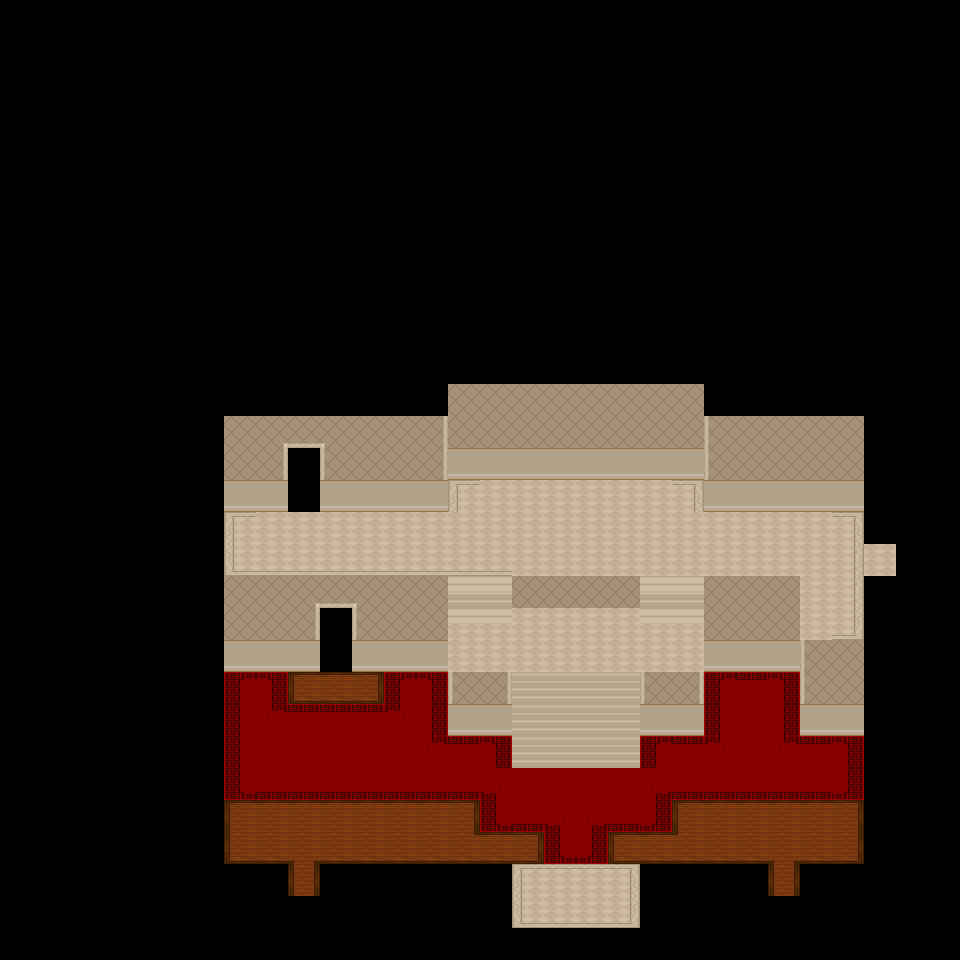

This is a level from a 2D game, rendered from its Tiled map with the project's own tilesets. A one-line summary and the complete map file follow:
An orthogonal 30x30 tile map with 32x32 px tiles, 3 tile layers (Tile Layer 1, Tile Layer 2, Tile Layer 3).

<map version="1.0" orientation="orthogonal" renderorder="right-down" width="30" height="30" tilewidth="32" tileheight="32" nextobjectid="1">
 <tileset firstgid="1" name="grand" tilewidth="32" tileheight="32" tilecount="80" columns="10">
  <image source="../tiles/grand.png" trans="ffffff" width="320" height="256" />
 </tileset>
 <layer name="Tile Layer 1" width="30" height="30">
  <data encoding="csv">
0,0,0,0,0,0,0,0,0,0,0,0,0,0,0,0,0,0,0,0,0,0,0,0,0,0,0,0,0,0,
0,0,0,0,0,0,0,0,0,0,0,0,0,0,0,0,0,0,0,0,0,0,0,0,0,0,0,0,0,0,
0,0,0,0,0,0,0,0,0,0,0,0,0,0,0,0,0,0,0,0,0,0,0,0,0,0,0,0,0,0,
0,0,0,0,0,0,0,0,0,0,0,0,0,0,0,0,0,0,0,0,0,0,0,0,0,0,0,0,0,0,
0,0,0,0,0,0,0,0,0,0,0,0,0,0,0,0,0,0,0,0,0,0,0,0,0,0,0,0,0,0,
0,0,0,0,0,0,0,0,0,0,0,0,0,0,0,0,0,0,0,0,0,0,0,0,0,0,0,0,0,0,
0,0,0,0,0,0,0,0,0,0,0,0,0,0,0,0,0,0,0,0,0,0,0,0,0,0,0,0,0,0,
0,0,0,0,0,0,0,0,0,0,0,0,0,0,0,0,0,0,0,0,0,0,0,0,0,0,0,0,0,0,
0,0,0,0,0,0,0,0,0,0,0,0,0,0,0,0,0,0,0,0,0,0,0,0,0,0,0,0,0,0,
0,0,0,0,0,0,0,0,0,0,0,0,0,0,0,0,0,0,0,0,0,0,0,0,0,0,0,0,0,0,
0,0,0,0,0,0,0,0,0,0,0,0,0,0,0,0,0,0,0,0,0,0,0,0,0,0,0,0,0,0,
0,0,0,0,0,0,0,0,0,0,0,0,0,0,0,0,0,0,0,0,0,0,0,0,0,0,0,0,0,0,
0,0,0,0,0,0,0,0,0,0,0,0,0,0,6,6,6,6,6,6,6,6,0,0,0,0,0,0,0,0,
0,0,0,0,0,0,0,6,6,6,6,6,6,6,6,6,6,6,6,6,6,6,6,6,6,6,6,0,0,0,
0,0,0,0,0,0,0,6,6,0,6,6,6,6,7,7,7,7,7,7,7,7,6,6,6,6,6,0,0,0,
0,0,0,0,0,0,0,7,7,0,7,7,7,7,5,5,5,5,5,5,5,5,7,7,7,7,7,0,0,0,
0,0,0,0,0,0,0,5,5,5,5,5,5,5,5,5,5,5,5,5,5,5,5,5,5,5,5,0,0,0,
0,0,0,0,0,0,0,5,5,5,5,5,5,5,5,5,5,5,5,5,5,5,5,5,5,5,5,0,0,0,
0,0,0,0,0,0,0,6,6,6,6,6,6,6,56,56,6,6,6,6,56,56,6,6,6,5,5,0,0,0,
0,0,0,0,0,0,0,6,6,6,0,6,6,6,5,5,5,5,5,5,5,5,6,6,6,5,5,0,0,0,
0,0,0,0,0,0,0,7,7,7,0,7,7,7,5,5,5,5,5,5,5,5,7,7,7,6,6,0,0,0,
0,0,0,0,0,0,0,1,1,39,39,39,1,1,6,6,56,56,56,56,6,6,1,1,1,6,6,0,0,0,
0,0,0,0,0,0,0,1,1,1,1,1,1,1,7,7,56,56,56,56,7,7,1,1,1,7,7,0,0,0,
0,0,0,0,0,0,0,1,1,1,1,1,1,1,1,1,56,56,56,56,1,1,1,1,1,1,1,0,0,0,
0,0,0,0,0,0,0,1,1,1,1,1,1,1,1,1,1,1,1,1,1,1,1,1,1,1,1,0,0,0,
0,0,0,0,0,0,0,39,39,39,39,39,39,39,39,1,1,1,1,1,1,39,39,39,39,39,39,0,0,0,
0,0,0,0,0,0,0,39,39,39,39,39,39,39,39,39,39,1,1,39,39,39,39,39,39,39,39,0,0,0,
0,0,0,0,0,0,0,0,0,39,0,0,0,0,0,0,5,5,5,5,0,0,0,0,39,0,0,0,0,0,
0,0,0,0,0,0,0,0,0,0,0,0,0,0,0,0,5,5,5,5,0,0,0,0,0,0,0,0,0,0,
0,0,0,0,0,0,0,0,0,0,0,0,0,0,0,0,0,0,0,0,0,0,0,0,0,0,0,0,0,0
</data>
 </layer>
 <layer name="Tile Layer 2" width="30" height="30">
  <data encoding="csv">
0,0,0,0,0,0,0,0,0,0,0,0,0,0,0,0,0,0,0,0,0,0,0,0,0,0,0,0,0,0,
0,0,0,0,0,0,0,0,0,0,0,0,0,0,0,0,0,0,0,0,0,0,0,0,0,0,0,0,0,0,
0,0,0,0,0,0,0,0,0,0,0,0,0,0,0,0,0,0,0,0,0,0,0,0,0,0,0,0,0,0,
0,0,0,0,0,0,0,0,0,0,0,0,0,0,0,0,0,0,0,0,0,0,0,0,0,0,0,0,0,0,
0,0,0,0,0,0,0,0,0,0,0,0,0,0,0,0,0,0,0,0,0,0,0,0,0,0,0,0,0,0,
0,0,0,0,0,0,0,0,0,0,0,0,0,0,0,0,0,0,0,0,0,0,0,0,0,0,0,0,0,0,
0,0,0,0,0,0,0,0,0,0,0,0,0,0,0,0,0,0,0,0,0,0,0,0,0,0,0,0,0,0,
0,0,0,0,0,0,0,0,0,0,0,0,0,0,0,0,0,0,0,0,0,0,0,0,0,0,0,0,0,0,
0,0,0,0,0,0,0,0,0,0,0,0,0,0,0,0,0,0,0,0,0,0,0,0,0,0,0,0,0,0,
0,0,0,0,0,0,0,0,0,0,0,0,0,0,0,0,0,0,0,0,0,0,0,0,0,0,0,0,0,0,
0,0,0,0,0,0,0,0,0,0,0,0,0,0,0,0,0,0,0,0,0,0,0,0,0,0,0,0,0,0,
0,0,0,0,0,0,0,0,0,0,0,0,0,0,0,0,0,0,0,0,0,0,0,0,0,0,0,0,0,0,
0,0,0,0,0,0,0,0,0,0,0,0,0,0,0,0,0,0,0,0,0,0,0,0,0,0,0,0,0,0,
0,0,0,0,0,0,0,0,1610612762,25,26,0,0,1610612761,0,0,0,0,0,0,0,0,2684354585,0,0,0,0,0,0,0,
0,0,0,0,0,0,0,0,1610612761,0,2684354585,0,0,1610612761,0,0,0,0,0,0,0,0,2684354585,0,0,0,0,0,0,0,
0,0,0,0,0,0,0,0,0,0,0,0,0,0,3221225495,0,0,0,0,0,0,1073741847,0,0,0,0,0,0,0,0,
0,0,0,0,0,0,0,3221225495,0,0,0,0,0,0,0,0,0,0,0,0,0,0,0,0,0,0,1073741847,0,0,0,
0,0,0,0,0,0,0,2147483671,22,22,22,22,22,22,22,22,0,0,0,0,0,0,0,0,0,0,3221225496,5,0,0,
0,0,0,0,0,0,0,0,0,1610612762,25,26,0,0,66,66,0,0,0,0,66,66,0,0,0,0,3221225496,0,0,0,
0,0,0,0,0,0,0,0,0,1610612761,0,2684354585,0,0,66,66,0,0,0,0,66,66,0,0,0,0,23,0,0,0,
0,0,0,0,0,0,0,0,0,0,0,0,0,0,0,0,0,0,0,0,0,0,0,0,0,2684354585,0,0,0,0,
0,0,0,0,0,0,0,3221225476,1073741828,2147483678,29,30,3221225476,1073741828,2684354585,1610612761,0,0,0,0,2684354585,1610612761,3221225476,1073741827,1073741828,2684354585,0,0,0,0,
0,0,0,0,0,0,0,2147483660,1073741826,1073741827,1073741827,1073741827,3221225474,12,0,0,0,0,0,0,0,0,2147483660,0,12,0,0,0,0,0,
0,0,0,0,0,0,0,2147483660,0,0,0,0,0,1073741826,1073741827,1073741828,0,0,0,0,3221225476,1073741827,3221225474,0,1073741826,1073741827,1073741828,0,0,0,
0,0,0,0,0,0,0,2147483652,3,3,3,3,3,3,3,2147483650,0,0,0,0,2,3,3,3,3,3,4,0,0,0,
0,0,0,0,0,0,0,0,0,0,0,0,0,0,0,2147483652,3,2147483650,2,3,4,2147483678,29,29,29,29,30,0,0,0,
0,0,0,0,0,0,0,0,0,3221225522,0,0,0,0,1073741853,1073741853,30,2147483652,4,3221225502,1073741853,1073741853,1073741853,1073741853,1073741874,1073741853,1073741854,0,0,0,
0,0,0,0,0,0,0,0,0,40,0,0,0,0,0,0,0,0,0,0,0,0,0,0,2147483688,0,0,0,0,0,
0,0,0,0,0,0,0,0,0,0,0,0,0,0,0,0,0,0,0,0,0,0,0,0,0,0,0,0,0,0,
0,0,0,0,0,0,0,0,0,0,0,0,0,0,0,0,0,0,0,0,0,0,0,0,0,0,0,0,0,0
</data>
 </layer>
 <layer name="Tile Layer 3" width="30" height="30">
  <data encoding="csv">
0,0,0,0,0,0,0,0,0,0,0,0,0,0,0,0,0,0,0,0,0,0,0,0,0,0,0,0,0,0,
0,0,0,0,0,0,0,0,0,0,0,0,0,0,0,0,0,0,0,0,0,0,0,0,0,0,0,0,0,0,
0,0,0,0,0,0,0,0,0,0,0,0,0,0,0,0,0,0,0,0,0,0,0,0,0,0,0,0,0,0,
0,0,0,0,0,0,0,0,0,0,0,0,0,0,0,0,0,0,0,0,0,0,0,0,0,0,0,0,0,0,
0,0,0,0,0,0,0,0,0,0,0,0,0,0,0,0,0,0,0,0,0,0,0,0,0,0,0,0,0,0,
0,0,0,0,0,0,0,0,0,0,0,0,0,0,0,0,0,0,0,0,0,0,0,0,0,0,0,0,0,0,
0,0,0,0,0,0,0,0,0,0,0,0,0,0,0,0,0,0,0,0,0,0,0,0,0,0,0,0,0,0,
0,0,0,0,0,0,0,0,0,0,0,0,0,0,0,0,0,0,0,0,0,0,0,0,0,0,0,0,0,0,
0,0,0,0,0,0,0,0,0,0,0,0,0,0,0,0,0,0,0,0,0,0,0,0,0,0,0,0,0,0,
0,0,0,0,0,0,0,0,0,0,0,0,0,0,0,0,0,0,0,0,0,0,0,0,0,0,0,0,0,0,
0,0,0,0,0,0,0,0,0,0,0,0,0,0,0,0,0,0,0,0,0,0,0,0,0,0,0,0,0,0,
0,0,0,0,0,0,0,0,0,0,0,0,0,0,0,0,0,0,0,0,0,0,0,0,0,0,0,0,0,0,
0,0,0,0,0,0,0,0,0,0,0,0,0,0,0,0,0,0,0,0,0,0,0,0,0,0,0,0,0,0,
0,0,0,0,0,0,0,0,0,0,0,0,0,0,0,0,0,0,0,0,0,0,0,0,0,0,0,0,0,0,
0,0,0,0,0,0,0,0,0,0,0,0,0,0,0,0,0,0,0,0,0,0,0,0,0,0,0,0,0,0,
0,0,0,0,0,0,0,0,0,0,0,0,0,0,0,0,0,0,0,0,0,0,0,0,0,0,0,0,0,0,
0,0,0,0,0,0,0,0,0,0,0,0,0,0,0,0,0,0,0,0,0,0,0,0,0,0,0,0,0,0,
0,0,0,0,0,0,0,0,0,0,0,0,0,0,0,0,0,0,0,0,0,0,0,0,0,0,0,0,0,0,
0,0,0,0,0,0,0,0,0,0,0,0,0,0,0,0,0,0,0,0,0,0,0,0,0,0,0,0,0,0,
0,0,0,0,0,0,0,0,0,0,0,0,0,0,0,0,0,0,0,0,0,0,0,0,0,0,0,0,0,0,
0,0,0,0,0,0,0,0,0,0,0,0,0,0,0,0,0,0,0,0,0,0,0,0,0,0,0,0,0,0,
0,0,0,0,0,0,0,0,0,1073741853,1073741853,1073741853,0,0,0,0,0,0,0,0,0,0,0,0,0,0,0,0,0,0,
0,0,0,0,0,0,0,0,0,0,0,0,0,0,0,0,0,0,0,0,0,0,0,0,0,0,0,0,0,0,
0,0,0,0,0,0,0,0,0,0,0,0,0,0,0,0,0,0,0,0,0,0,0,0,0,0,0,0,0,0,
0,0,0,0,0,0,0,0,0,0,0,0,0,0,0,0,0,0,0,0,0,0,0,0,0,0,0,0,0,0,
0,0,0,0,0,0,0,2147483678,29,29,29,29,29,29,30,0,0,0,0,0,0,0,0,0,0,0,0,0,0,0,
0,0,0,0,0,0,0,3221225502,1073741853,1073741874,1073741853,1073741853,1073741853,1073741853,50,29,1073741854,0,0,2147483678,29,2147483698,0,0,3221225522,0,0,0,0,0,
0,0,0,0,0,0,0,0,0,2147483688,0,0,0,0,0,0,3221225495,1073741846,1073741846,1073741847,0,0,0,0,40,0,0,0,0,0,
0,0,0,0,0,0,0,0,0,0,0,0,0,0,0,0,2147483671,22,22,23,0,0,0,0,0,0,0,0,0,0,
0,0,0,0,0,0,0,0,0,0,0,0,0,0,0,0,0,0,0,0,0,0,0,0,0,0,0,0,0,0
</data>
 </layer>
</map>
